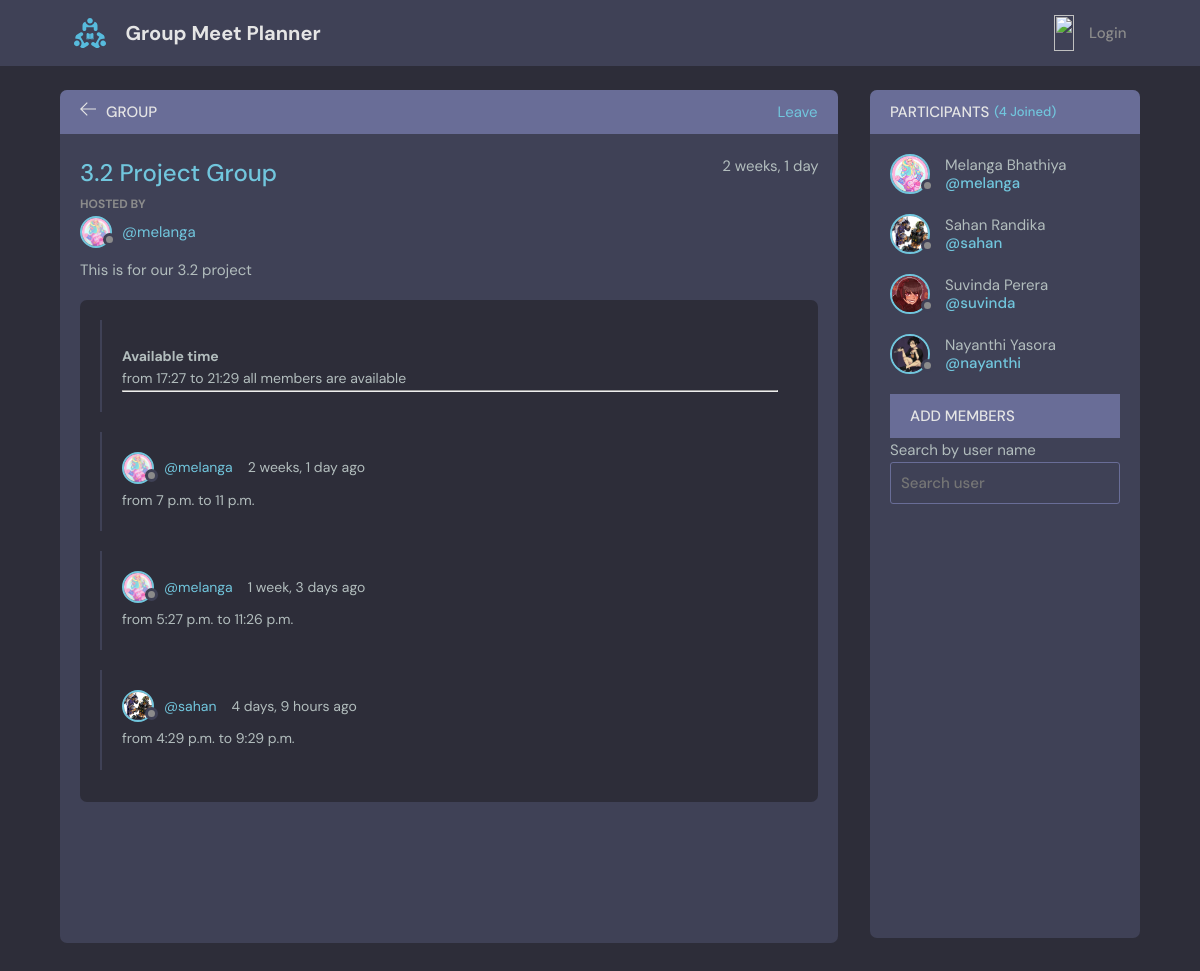
/group/1/, run on the app's committed database.
### base/models.py (models this page shows, shortened)
class Group(models.Model):
    leader = models.ForeignKey(User, on_delete=models.SET_NULL, null=True)
    name = models.CharField(max_length=200)
    description = models.TextField(null=True, blank=True)
    members = models.ManyToManyField(User, related_name='members', blank=True)
    updated = models.DateTimeField(auto_now=True)
    created = models.DateTimeField(auto_now_add=True)
    class Meta:
        ordering = ['-updated', '-created']

class User(AbstractUser):
    name = models.CharField(max_length=200, null=True)
    email = models.EmailField(null=True, blank=True)
    bio = models.TextField(null=True, blank=True)
    profile_pic = models.ImageField(null=True, default="avatar.svg")
    REQUIRED_FIELDS = []

class Time(models.Model):
    start_time = models.TimeField()
    end_time = models.TimeField()
    user = models.ForeignKey(User, on_delete=models.CASCADE)
    group = models.ForeignKey(Group, on_delete=models.CASCADE)
    updated = models.DateTimeField(auto_now=True)
    created = models.DateTimeField(auto_now_add=True)

### base/views.py (the view, shortened to what this page needs)
# urls.py: path('group/<int:pk>/', views.group_page, name="group"),
def group_page(request, pk):
    group = Group.objects.get(id=pk)
    time_slots = group.time_set.all()
    time_sets = []
    for member in group.members.all():
        each_member_time_set = time_slots.filter(user_id=member.id)
        if each_member_time_set.count() != 0:
            time_sets.append(each_member_time_set)
    available_times = []
    if time_sets:
        available_times = get_available_times(time_sets)
    q = request.GET.get('q')
    user_search = {}
    if q is not None:
        user_search = User.objects.filter(username__contains=q)
    return render(request, 'base/group_page.html', {
        'group': group,
        'time_slots': time_slots,
        'users': user_search,
        'available_times': available_times,
    })

### base/time_operations.py (called while the page is built)
def end_time_adjust(end_time):
    midnight = datetime.datetime.strptime("00:00", "%H:%M")
    six_am = datetime.datetime.strptime("06:00", "%H:%M")
    if six_am >= end_time >= midnight:
        end_time += datetime.timedelta(days=1)
    return end_time

def time_slot_combinations(time_slots_per_user):
    n = len(time_slots_per_user)
    indices = [0 for i in range(n)]
    combinations = []
    while 1:
        combination = []
        for i in range(n):
            combination.append(time_slots_per_user[i][indices[i]])
        combinations.append(combination)
        next_index = n - 1
        while next_index >= 0 and (indices[next_index] + 1 >= time_slots_per_user[next_index].count()):
            next_index -= 1
        if next_index < 0:
            break
        indices[next_index] += 1
        for i in range(next_index + 1, n):
            indices[i] = 0
    return combinations

def calculate_intersections_of_combinations(combinations):
    intersections_of_combinations = []
    for combination in combinations:
        intersection_of_combination = intersection_of_intervals(combination)
        if intersection_of_combination['start_time'] != "":
            intersections_of_combinations.append(intersection_of_combination)
    return intersections_of_combinations

### base/templates/base/group_page.html (shortened to what this page needs)
{% extends 'main.html' %}
{% load static %}
{% block content %}
    <main class="profile-page layout layout--2">
        <div class="container">
            <div class="room">
                <div class="room__top">
                    <div class="room__topLeft">
                        <a href="{% url 'home' %}">
                            <svg version="1.1" xmlns="http://www.w3.org/2000/svg" width="32" height="32"
                                 viewBox="0 0 32 32">
                                <title>arrow-left</title>
                                <path
                                        d="M13.723 2.286l-13.723 13.714 13.719 13.714 1.616-1.611-10.96-10.96h27.625v-2.286h-27.625l10.965-10.965-1.616-1.607z"
                                ></path>
                            </svg>
                        </a>
                        <h3>Group</h3>
                    </div>
                    {% if group.leader ==  request.user %}
                        <div class="room__topRight">
                            <a href="{% url 'update-group' group.id %}">
                                <svg
                                        enable-background="new 0 0 24 24"
                                        height="32"
                                        viewBox="0 0 24 24"
                                        width="32"
                                        xmlns="http://www.w3.org/2000/svg"
                                >
                                    <title>edit</title>
                                    <g>
                                        <path d="m23.5 22h-15c-.276 0-.5-.224-.5-.5s.224-.5.5-.5h15c.276 0 .5.224.5.5s-.224.5-.5.5z"></path>
                                    </g>
                                    <g>
                                        <g>
                                            <path d="m2.5 22c-.131 0-.259-.052-.354-.146-.123-.123-.173-.3-.133-.468l1.09-4.625c.021-.09.067-.173.133-.239l14.143-14.143c.565-.566 1.554-.566 2.121 0l2.121 2.121c.283.283.439.66.439 1.061s-.156.778-.439 1.061l-14.142 14.141c-.065.066-.148.112-.239.133l-4.625 1.09c-.038.01-.077.014-.115.014zm1.544-4.873-.872 3.7 3.7-.872 14.042-14.041c.095-.095.146-.22.146-.354 0-.133-.052-.259-.146-.354l-2.121-2.121c-.19-.189-.518-.189-.707 0zm3.081 3.283h.01z"></path>
                                        </g>
                                        <g>
                                            <path d="m17.889 10.146c-.128 0-.256-.049-.354-.146l-3.535-3.536c-.195-.195-.195-.512 0-.707s.512-.195.707 0l3.536 3.536c.195.195.195.512 0 .707-.098.098-.226.146-.354.146z"></path>
                                        </g>
                                    </g>
                                </svg>
                            </a>
                            <a href="{% url 'delete-group' group.id %}">
                                <svg version="1.1" xmlns="http://www.w3.org/2000/svg" width="32" height="32"
                                     viewBox="0 0 32 32">
                                    <title>remove</title>
                                    <path d="M27.314 6.019l-1.333-1.333-9.98 9.981-9.981-9.981-1.333 1.333 9.981 9.981-9.981 9.98 1.333 1.333 9.981-9.98 9.98 9.98 1.333-1.333-9.98-9.98 9.98-9.981z"></path>
                                </svg>
                            </a>
                        </div>
                    {% else %}
                        <div class="room__topRight">
                            <a href="{% url 'leave-group' group.id %}"><span>Leave</span></a>
                        </div>
                    {% endif %}
                </div>
                <div class="room__box scroll">
                    <div class="room__header scroll">
                        <div class="room__info">
                            <h3>{{ group.name }}</h3>
                            <span>{{ group.created|timesince }}</span>
                        </div>
                        <div class="room__hosted">
                            <p>Hosted By</p>
                            <a class="room__author">
                                <div class="avatar avatar--small">
                                    <img src="{{ group.leader.profile_pic.url }}"/>
                                </div>
                                <span>@{{ group.leader.username }}</span>
                            </a>
                        </div>
                        <div class="room__details">
                            {{ group.description }}
                        </div>
                    </div>
                    <div class="room__conversation">
                        <div class="threads scroll">
                            <div class="thread">
                                <div class="thread__details">
                                    {% if time_slots.count == 0 %}
                                        <p>There are no time slots inputted</p>
                                    {% else %}
                                        {% for available_time in available_times %}
                                            <div>
                                                <h2>Available time</h2>
                                                <p>from {{ available_time.start_time }} to {{ available_time.end_time }}
                                                    all
                                                    members are available</p>
                                                <hr>
                                            </div>
                                        {% endfor %}
                                    {% endif %}
                                </div>
                            </div>
                            {% for time_slot in time_slots %}
                                <div class="thread">
                                    <div class="thread__top">
                                        <div class="thread__author">
                                            <a class="thread__authorInfo">
                                                <div class="avatar avatar--small">
                                                    <img src="{{ time_slot.user.profile_pic.url }}"/>
                                                </div>
                                                <span>@{{ time_slot.user.username }}</span>
                                            </a>
                                            <span class="thread__date">{{ time_slot.created|timesince }} ago</span>
                                        </div>
                                    </div>
                                    <div class="thread__details">
                                        from {{ time_slot.start_time }} to {{ time_slot.end_time }}
                                    </div>
                                </div>
                            {% endfor %}
                        </div>
                    </div>
                </div>
            </div>
            <div class="participants">
                <h3 class="participants__top">Participants <span>({{ group.members.all.count }} Joined)</span></h3>
                <div class="participants__list scroll">
                    {% for participant in group.members.all %}
                        <a class="participant">
                            <div class="avatar avatar--medium">
                                <img src="{{ participant.profile_pic.url }}"/>
                            </div>
                            <p>
                                {{ participant.name }}
                                <span>@{{ participant.username }}</span>
                            </p>
                        </a>
                    {% endfor %}
                    <div>
                        <h3 class="participants__top">Add members</h3>
                        <form method="GET" action="">
                            <div class="form__group">
                            <label> Search by user name <br>
                                <input type="text" placeholder="Search user" name="q">
                            </label></div>
                        </form>
                    </div>
                </div>
            </div>
        </div>
    </main>
{% endblock %}

### data on the page
Group: name "3.2 Project Group", created "2 weeks, 1 day", leader.profile_pic (picture), leader.username "melanga", description "This is for our 3.2 project", members.all.count "4"
Time: user.profile_pic (picture), user.username "melanga", created "2 weeks, 1 day", start_time "7 p.m.", end_time "11 p.m."
Time: user.profile_pic (picture), user.username "melanga", created "1 week, 3 days", start_time "5:27 p.m.", end_time "11:26 p.m."
Time: user.profile_pic (picture), user.username "sahan", created "4 days, 9 hours", start_time "4:29 p.m.", end_time "9:29 p.m."
User: profile_pic (picture), name "Melanga Bhathiya", username "melanga"
User: profile_pic (picture), name "Sahan Randika", username "sahan"
User: profile_pic (picture), name "Suvinda Perera", username "suvinda"
User: profile_pic (picture), name "Nayanthi Yasora", username "nayanthi"

### other printed values
{{ available_time.start_time }} "17:27"
{{ available_time.end_time }} "21:29"
